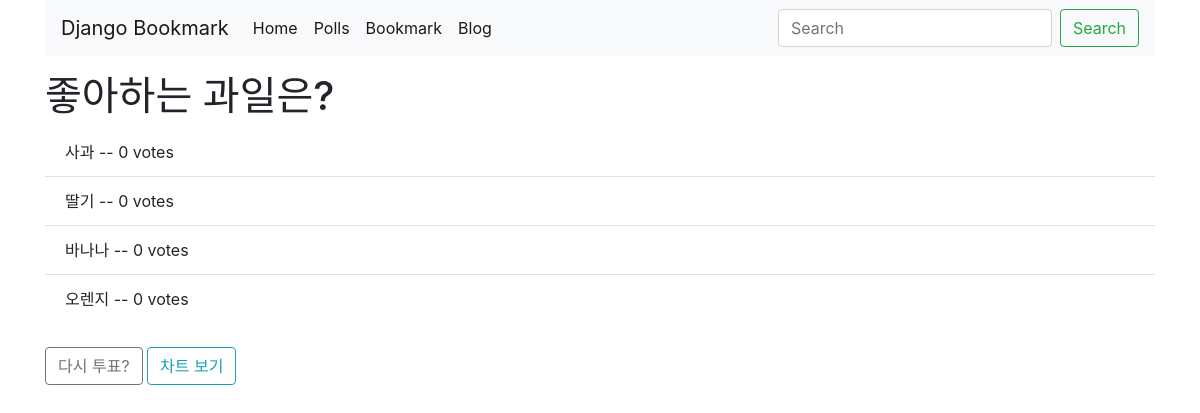
The app's page /polls/2/results/ with its own data.
### polls/models.py (models this page shows, shortened)
class Question(models.Model):
  question_text = models.CharField(max_length=200)
  pub_date=models.DateTimeField('date published')
  def was_published_recently(self):
    return self.pub_date >= timezone.now() - datetime.timedelta(days=1)
  was_published_recently.admin_order_field = 'pub_date'
  was_published_recently.boolean = True
  was_published_recently.short_description = 'Published recently?'

class Choice(models.Model):
  question = models.ForeignKey(Question, on_delete=models.CASCADE)
  choice_text = models.CharField(max_length=200)
  votes = models.IntegerField(default=0)

### polls/views.py (the view)
# urls.py: path('<int:pk>/results/', views.ResultsView.as_view(), name='results'),
class ResultsView(generic.DetailView):
    model = Question
    template_name = 'polls/results.html'

### polls/templates/polls/results.html (shortened to what this page needs)
{% extends 'base.html' %}
{% block content %}
<h1>{{question.question_text}}</h1>
<ul class="list-group list-group-flush">
    {% for choice in question.choice_set.all %}
    <li class="list-group-item">{{choice.choice_text}} -- {{choice.votes}} vote{{choice.votes|pluralize}}</li>
    {% endfor %}
</ul>
<br/>
<button type="button" class="btn btn-outline-secondary" onclick="location.href='{% url 'polls:detail' question.id %}'">다시 투표?</button>
<button type="button" class="btn btn-outline-info" onclick="location.href='{% url 'polls:chart' question.id %}'">차트 보기</button>
{% endblock %}

### records on screen
Question: question_text "좋아하는 과일은?"
Choice: choice_text "사과", votes "0"
Choice: choice_text "딸기", votes "0"
Choice: choice_text "바나나", votes "0"
Choice: choice_text "오렌지", votes "0"
